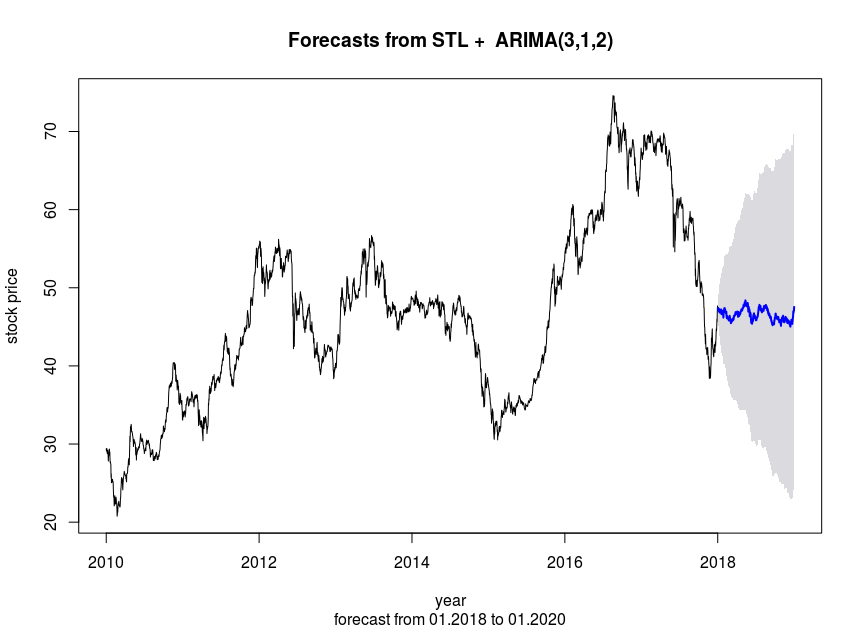

This figure's R source:
# arima daily
#
library(forecast)
library(tseries)
library(lubridate)
#
dji.prices <- read.csv(file.path('data', 'DJI.csv'), stringsAsFactors = FALSE)
#
dji.prices <- transform(dji.prices, Date = ymd(Date))
dji <- with(dji.prices, rev(Close))
dates <- with(dji.prices, rev(Date))
#
dji.msts <- msts(rev(dji), seasonal.periods=c(7,365.25), start=2010, end=2018)
dji.data <- data.frame(closing = dji.msts, lclosing = log(dji.msts))
dji.stl <- stl(dji.data$closing, s.window = "periodic")
dji.f <- forecast(dji.stl, method="arima", h=365, level=95)
plot(dji.f, ylab="stock price", xlab="year", sub="forecast from 01.2018 to 01.2020")
#
